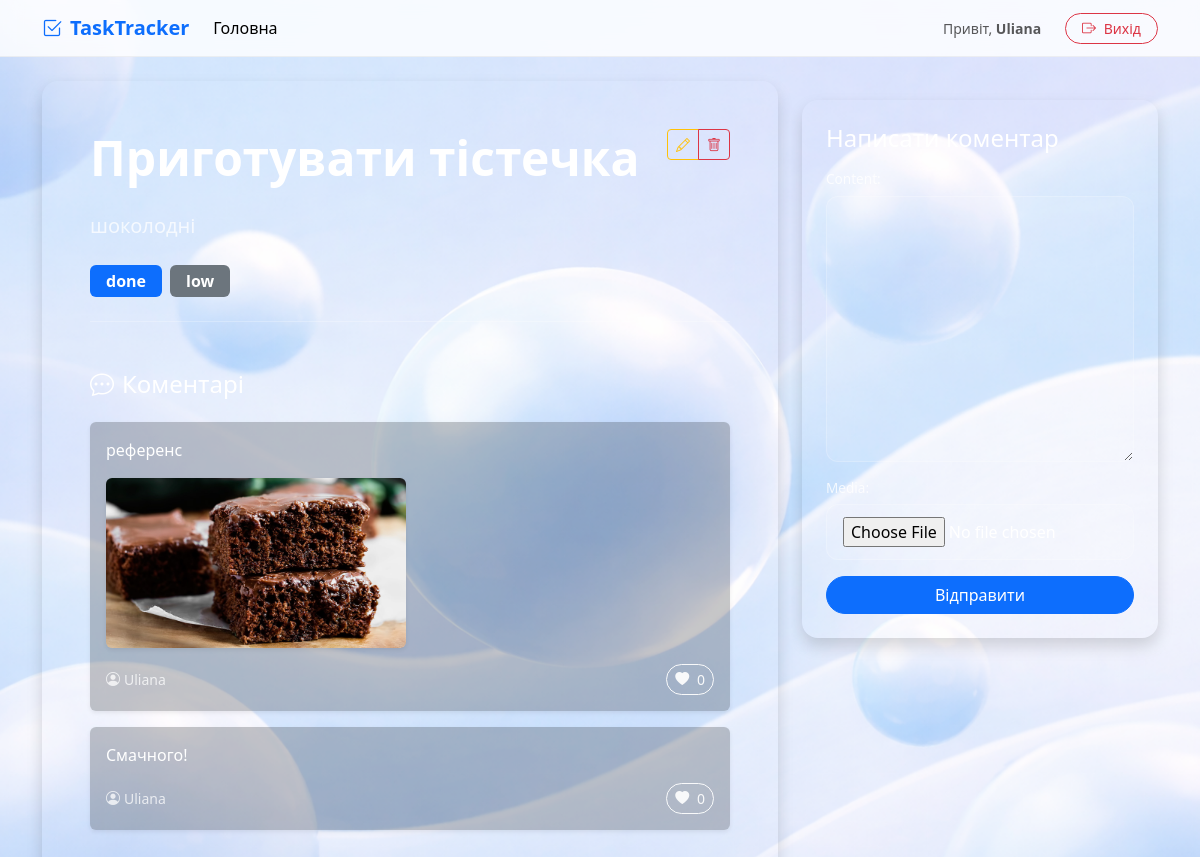
Page /5/ (signed in) on the committed database.
### tasks/models.py (models this page shows, shortened)
class Task(models.Model):
    STATUS_CHOICES = [
        ("todo", "To Do"),
        ("in_progress", "In Progress"),
        ("done", "Done"),
    ]
    PRIORITY_CHOICES = [
        ("low", "Low"),
        ("medium", "Medium"),
        ("high", "High"),
    ]
    title = models.CharField(max_length=256)
    description = models.TextField()
    status = models.CharField(max_length=20, choices=STATUS_CHOICES, default="todo")
    priority = models.CharField(max_length=20, choices=PRIORITY_CHOICES, default="medium")
    due_date = models.DateField(null=True, blank=True)
    creator = models.ForeignKey(User, on_delete=models.CASCADE, related_name="tasks")

class Comment(models.Model):
    task = models.ForeignKey(Task, on_delete=models.CASCADE, related_name='comments')
    author = models.ForeignKey(User, on_delete=models.CASCADE, related_name='comments')
    content = models.TextField()
    created_at = models.DateTimeField(auto_now_add=True)
    media = models.FileField(upload_to="comments_media/", blank=True, null=True)

### tasks/views.py (the view, shortened to what this page needs)
# urls.py: path("<int:pk>/", TaskDetailView.as_view(), name="task-detail"),
class TaskDetailView(LoginRequiredMixin, DetailView):
    model = models.Task
    context_object_name = "task"
    template_name = 'tasks/task_detail.html'
    def get_context_data(self, **kwargs):
        context = super().get_context_data(**kwargs)
        context['comment_form'] = CommentForm()  # Додаємо порожню форму коментаря в контекст
        return context

### tasks/forms.py
class CommentForm(forms.ModelForm):
    class Meta:
        model = Comment
        fields = ['content', 'media']
        widgets = {
            "media": forms.FileInput()
        }

### tasks/templatetags/custom_tags.py (called while the page is built)
@register.filter(name="endswith")
def endswith(value, arg):
    return value.lower().endswith(arg.lower())

### templates/tasks/task_detail.html (shortened to what this page needs)
{% extends 'base.html' %}
{% load custom_tags %}
{% block content %}
<div class="row g-4">
    <div class="col-lg-8">
        <div class="custom-glass p-4 p-md-5 shadow rounded-4 text-white mb-4">
            <div class="d-flex justify-content-between align-items-start mb-3">
                <h2 class="display-5 fw-bold">{{ task.title }}</h2>
                <div class="btn-group">
                    <a href="{% url 'tasks:task-update' task.id %}" class="btn btn-outline-warning btn-sm"><i class="bi bi-pencil"></i></a>
                    <a href="{% url 'tasks:task-delete' task.id %}" class="btn btn-outline-danger btn-sm"><i class="bi bi-trash"></i></a>
                </div>
            </div>
            <p class="lead opacity-75 mb-4">{{ task.description }}</p>
            <div class="d-flex gap-2 mb-4">
                <span class="badge bg-primary p-2 px-3 fs-6">{{ task.status }}</span>
                <span class="badge bg-secondary p-2 px-3 fs-6">{{ task.priority }}</span>
            </div>
            <hr class="opacity-25">
            <h3 class="h4 mt-5 mb-4"><i class="bi bi-chat-dots me-2"></i>Коментарі</h3>
            {% for comment in task.comments.all %}
                <div class="card bg-dark bg-opacity-25 border-0 text-white mb-3 shadow-sm">
                    <div class="card-body">
                        <p class="mb-3">{{ comment.content }}</p>
                        {% if comment.media %}
                            <div class="mb-3 rounded overflow-hidden shadow-sm" style="max-width: 300px;">
                                {% if comment.media.url|endswith:".jpg" or comment.media.url|endswith:".png" or comment.media.url|endswith:".jpeg" or comment.media.url|endswith:".avif" %}
                                    <img src="{{ comment.media.url }}" class="img-fluid" alt="Медіа">
                                {% elif comment.media.url|endswith:".mp4" %}
                                    <video class="w-100" controls><source src="{{ comment.media.url }}" type="video/mp4"></video>
                                {% endif %}
                            </div>
                        {% endif %}
                        <div class="d-flex justify-content-between align-items-center">
                            <small class="opacity-75"><i class="bi bi-person-circle me-1"></i>{{ comment.author.username }}</small>
                            <form action="{% url 'tasks:comment-like-toggle' comment.id %}" method="post" class="m-0">
                                <button type="submit" class="btn btn-sm {% if request.user in comment.likes.all %}btn-success{% else %}btn-outline-light{% endif %} rounded-pill">
                                    <i class="bi bi-heart-fill me-1"></i> {{ comment.likes.count }}
                                </button>
                            </form>
                        </div>
                    </div>
                </div>
            {% empty %}
                <p class="opacity-50">Поки що немає коментарів.</p>
            {% endfor %}
        </div>
    </div>
    <div class="col-lg-4">
        <div class="custom-glass p-4 shadow rounded-4 text-white sticky-top" style="top: 100px;">
            <h4 class="mb-3">Написати коментар</h4>
            <form action="{% url 'tasks:task-detail' task.id %}" method="post" enctype="multipart/form-data">
                <div class="mb-3 custom-form-fields">
                    {{ comment_form.as_p }}
                </div>
                <button type="submit" class="btn btn-primary w-100 rounded-pill">Відправити</button>
            </form>
        </div>
    </div>
</div>
{% endblock %}

### templates/base.html (shortened to what this page needs)
{% load static %}
<!DOCTYPE html>
<html lang="uk">
<head>
    <link href="https://cdn.jsdelivr.net/npm/bootstrap@5.3.0/dist/css/bootstrap.min.css" rel="stylesheet">
    <link rel="stylesheet" href="https://cdn.jsdelivr.net/npm/bootstrap-icons@1.11.0/font/bootstrap-icons.css">
    <link href="{% static 'css/site.css' %}" rel="stylesheet">
</head>
<body>
    <nav class="navbar navbar-expand-lg navbar-custom sticky-top">
        <div class="container">
            <a class="navbar-brand fw-bold text-primary" href="{% url 'tasks:task-list' %}">
                <i class="bi bi-check2-square me-2"></i>TaskTracker
            </a>
            <div class="collapse navbar-collapse" id="navbarNav">
                <ul class="navbar-nav me-auto">
                    <li class="nav-item">
                        <a class="nav-link active" href="{% url 'tasks:task-list' %}">Головна</a>
                    </li>
                </ul>
                <div class="d-flex align-items-center gap-2">
                    {% if user.is_authenticated %}
                        <span class="navbar-text me-3 small">
                            Привіт, <strong>{{ user.username }}</strong>
                        </span>
                        <form action="{% url 'tasks:logout' %}" method="post" class="m-0">
                            <button type="submit" class="btn btn-sm btn-outline-danger rounded-pill px-3">
                                <i class="bi bi-box-arrow-right me-1"></i> Вихід
                            </button>
                        </form>
                    {% else %}
                        <a href="{% url 'tasks:login' %}" class="btn btn-sm btn-link text-decoration-none text-dark">Вхід</a>
                        <a href="{% url 'tasks:register' %}" class="btn btn-sm btn-primary rounded-pill px-4 shadow-sm">
                            Реєстрація
                        </a>
                    {% endif %}
                </div>
            </div>
        </div>
    </nav>
    <main class="py-4">
        <div class="container">
            {% block content %}
            {% endblock %}
        </div>
    </main>
</body>
</html>

### static/css/site.css (style rules this page uses)
html, body { height: 100%; margin: 0; }
.custom-form-fields input, .custom-form-fields textarea, .custom-form-fields select { display: block; width: 100%; padding: 0.75rem 1rem; background-color: rgba(255, 255, 255, 0.1) !important; border: 1px solid rgba(255, 255, 255, 0.2); border-radius: 12px; color: white !important; margin-bottom: 1rem; }
.custom-form-fields p label { font-size: 0.85rem; opacity: 0.8; margin-bottom: 0.4rem; display: block; }

### rows in the picture
Task: title "Приготувати тістечка", description "шоколодні", status "done", priority "low"
Comment: content "референс", media (picture), author.username "Uliana", likes.count "0"
Comment: content "Смачного!", author.username "Uliana", likes.count "0"

### other values in the picture
{{ user.username }} "Uliana"
